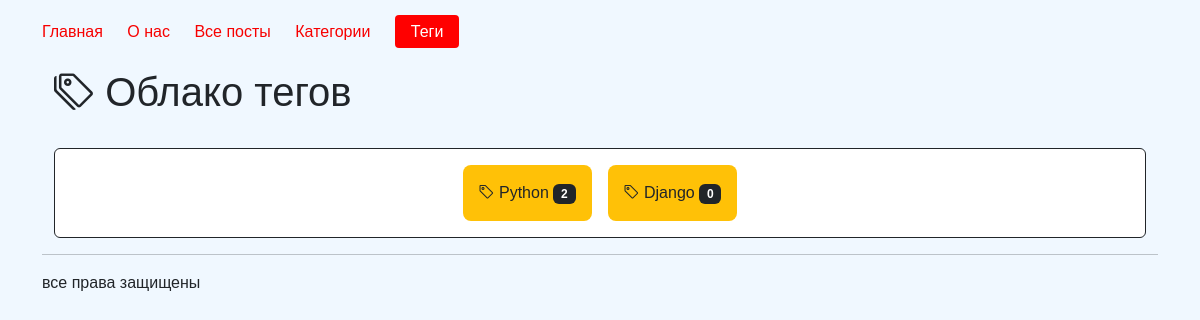
Before: /posts/tags/ with the older database file.
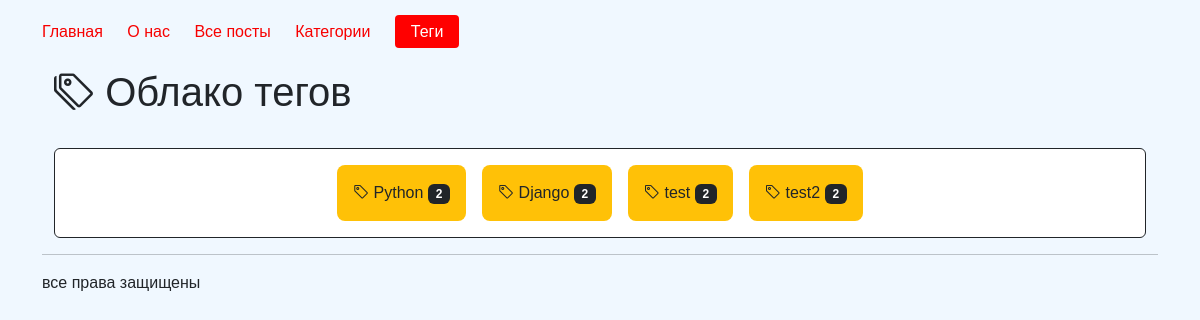
After: the same page with the newer database file.
### python_blog/models.py (models this page shows, shortened)
class Tag(models.Model):
    name = models.CharField(max_length=100, verbose_name="Название")
    slug = models.SlugField(max_length=250, unique=True, verbose_name="Слаг")
    def get_absolute_url(self):
        return reverse("blog:tag_detail", args=[self.slug])
    class Meta:
        verbose_name = "Тег"
        verbose_name_plural = "Теги"
        ordering = ["name"]

### python_blog/views.py (the view)
# urls.py: path('tags/', catalog_tags, name='tags'),
def catalog_tags(request):
    tags = Tag.objects.annotate(posts_count=Count('posts')).order_by('-posts_count')
    context = {
        'tags': tags,
        'title': 'Теги блога',
        'active_menu': 'tags'
    }
    return render(request, 'python_blog/catalog_tags.html', context)

### python_blog/context_processors.py (called while the page is built)
def menu_items(request):
    menu = [
    {"title": "Главная", "url_name": "main"},
    {"title": "О нас", "url_name": "about"},
    {"title": "Все посты", "url_name": "blog:posts"},
    {"title": "Категории", "url_name": "blog:categories"},
    {"title": "Теги", "url_name": "blog:tags"},
]
    current_url_name = request.resolver_match.view_name
    for item in menu:
        item['is_active'] = current_url_name == item['url_name']
    return {'menu_items': menu}

### python_blog/templates/python_blog/catalog_tags.html (shortened to what this page needs)
{% extends "base.html" %}
{% block content %}
<div class="container mt-4">
    <div class="row mb-4">
        <div class="col-12">
            <h1 class="text-dark"><i class="bi bi-tags"></i> Облако тегов</h1>
        </div>
    </div>
    <div class="row">
        <div class="col-12">
            <div class="card border-dark">
                <div class="card-body">
                    <div class="tag-cloud d-flex flex-wrap gap-3 justify-content-center">
                        {% for tag in tags %}
                            <a href="{{ tag.get_absolute_url }}"
                               class="text-decoration-none">
                                <div class="tag-item p-3 bg-warning text-dark rounded-3
                                            {% if tag.posts_count > 10 %}fs-3
                                            {% elif tag.posts_count > 5 %}fs-4
                                            {% elif tag.posts_count > 2 %}fs-5
                                            {% else %}fs-6{% endif %}">
                                    <i class="bi bi-tag"></i>
                                    {{ tag.name }}
                                    <span class="badge bg-dark text-white">
                                        {{ tag.posts_count }}
                                    </span>
                                </div>
                            </a>
                        {% empty %}
                            <div class="alert alert-warning w-100 text-center">
                                <i class="bi bi-info-circle"></i> Теги пока не добавлены
                            </div>
                        {% endfor %}
                    </div>
                </div>
            </div>
        </div>
    </div>
</div>
{% endblock %}

Changed rows visible on the page:
computed for Tag "Django": posts_count "0" → "2"
added Tag: name "test", posts_count "2"
added Tag: name "test2", posts_count "2"
